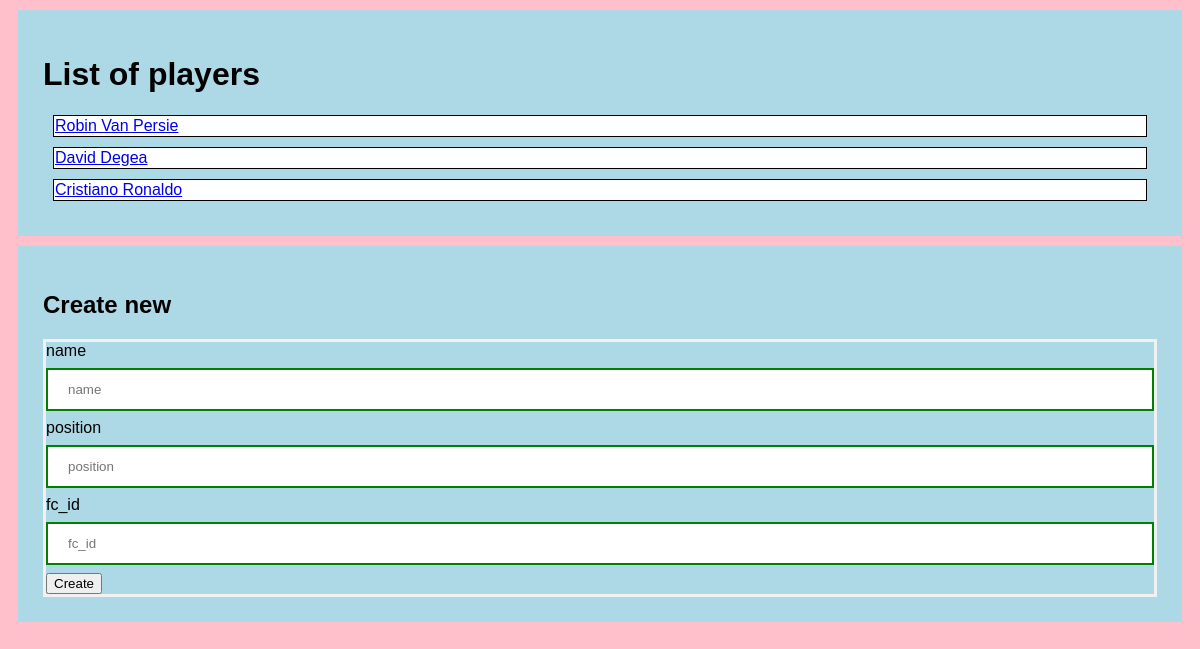
The page /players (signed in) on the database as committed earlier.
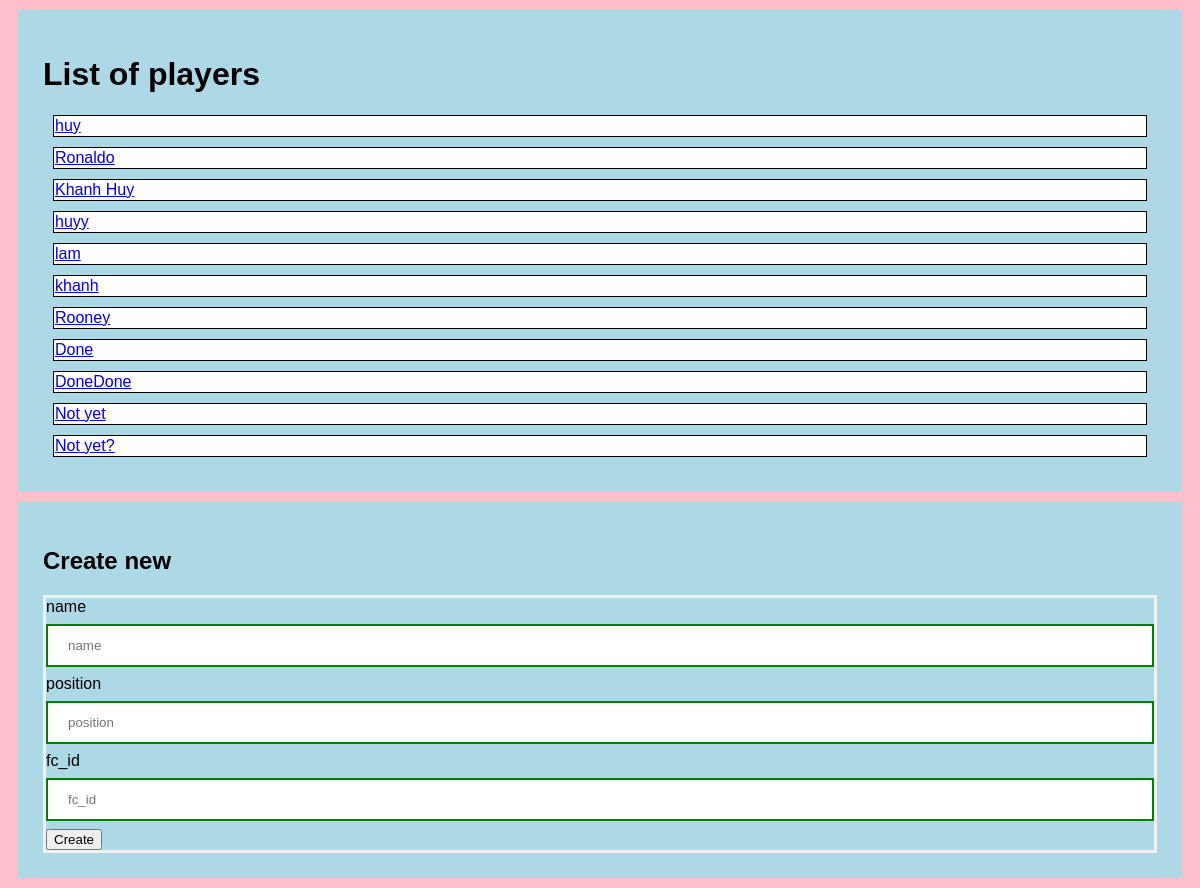
The same page on the database as committed later.
### database/model.py (models this page shows)
class Player(Base):
    __tablename__ = "player"
    id = Column(Integer, primary_key=True)
    name = Column(String)
    position = Column(String)
    fc_id = Column(Integer)

### https/handler/player_bp.py (the view)
@player_bp.route('', methods=['GET', 'POST'])
def entity():
    if current_user.is_authenticated:
        if request.method == "POST":
            if not request.form["name"]:
                return "Missing player name", 400
            if not request.form["position"]:
                return "Missing player position", 400
            if not request.form["fc_id"]:
                return "Missing player fc_id", 400
            json_data = {
                "current_user_id": current_user.id,
                "name": request.form["name"],
                "position": request.form["position"],
                "fc_id": request.form["fc_id"]
            }
            new_player = player_service.create(json_data)
            return render_template("response.html", context=new_player)
        elif request.method == "GET":
            players = player_service.read_all()
            players["entity"] = "players"
            return render_template("entity.html", context=players)
    else:
        return jsonify({"HTTP Response": 204, "content": "U must login"})

### app.py (called while the page is built)
def init_app():
    app = Flask(__name__)
    app.config['SECRET_KEY'] = secret_key
    app.register_blueprint(api_bp, url_perfix="/api/v1")
    app.register_blueprint(ui_bp, url_prefix="")
    login_manager = LoginManager(app)
    login_manager.login_view = 'login'
    login_manager.login_message_category = 'info'
    @login_manager.user_loader
    def load_user(user_id):
        return Auth().loaded_user(user_id)
    app.run()

### database/db_config.py (called while the page is built)
    def __enter__(self):
        engine = create_engine(self.__connection_string)
        session_maker = sessionmaker()
        self.session = session_maker(bind=engine)
        return self

    def __exit__(self, exc_type, exc_val, exc_tb):
        self.session.close()  # pylint: disable=no-member

### entities/player.py (called while the page is built)
    def get_as_json(self):
        return {
                "id": self.id,
                "name": self.name,
                "position": self.position,
                "fc_id": self.fc_id
            }

### repository/player_repository.py (called while the page is built)
    @classmethod
    def select_all(cls) -> List[Player]:
        with DBConnectionHandler() as db_connection:
            try:
                datas = (
                    db_connection.session.query(PlayerModel).all()
                )
                json_datas = {}
                for data in datas:
                    json_datas[str(data.name)]=Player(data.id, data.name, data.position, data.fc_id).get_as_json()
                return json_datas
            except NoResultFound:
                return []
            except Exception as ex:
                db_connection.session.rollback()
                print(ex)
                raise
            finally:
                db_connection.session.close()

### repository/user_repository.py (called while the page is built)
    @classmethod
    def loaded_user(cls, id: int) -> UserModel:
        with DBConnectionHandler() as db_connection:
            try:
                data = None
                if id:
                    with DBConnectionHandler() as db_connection:
                        data = (
                            db_connection.session.query(UserModel)
                            .filter_by(id=id)
                            .one()
                        )
                return data
            except NoResultFound:
                return data
            except Exception as ex:
                db_connection.session.rollback()
                print(ex)
                raise
            finally:
                db_connection.session.close()

### service/auth.py (called while the page is built)
    def loaded_user(self, user_id):
        return self.user_repository.loaded_user(user_id)

### templates/entity.html (shortened to what this page needs)
<!DOCTYPE html>
<html>
    <head>
        <link rel="stylesheet" href="">
    </head>
    <body>
        <div class="container">
        {% if current_user.is_authenticated %}
            <h1>List of {{context["entity"]}} </h1>
            {% for row in context.keys() %}
                {% if row != "entity" %}
                    <div class="attr-container">
                        <a href='/{{context["entity"]}}/{{context[row]["id"]}}'>{{row}}</a>
                    </div>
                {% endif %}
            {% endfor %}
        {% else %}
            <p> You must login </p>
            <a href="/login">Login</a>
        {% endif %}
        </div>
        <div class="container">
            <h2>Create new</h2>
            <form action="/{{context['entity']}}", method="POST">
                {% for row in context[context|first] %}
                    {% if row != "id" %}
                        <label> {{row}} </label>
                        <input type="text" name="{{row}}" placeholder="{{row}}">
                    {% endif %}
                {% endfor %}
                <input type="submit" name="act" value="Create">
            </form>
        </div>
    </body>
</html>

### templates/entity.html (style rules this page uses)
Body { font-family: Calibri, Helvetica, sans-serif; background-color: pink; }
form { border: 3px solid #f1f1f1; }
input[type=text], input[type=password] { width: 100%; margin: 8px 0; padding: 12px 20px; display: inline-block; border: 2px solid green; box-sizing: border-box; }
.container { padding: 25px; background-color: lightblue; margin: 10px; }
.attr-container { padding: 1px; background-color: white; margin: 10px; border: 1px solid black; }

Rows that differ between the two databases and show on the page:
removed Player: name "David Degea"
changed Player: name "Robin Van Persie" → "huy"
changed Player: name "Cristiano Ronaldo" → "Ronaldo"
added Player: name "Khanh Huy"
added Player: name "huyy"
added Player: name "lam"
added Player: name "khanh"
added Player: name "Rooney"
added Player: name "Done"
added Player: name "DoneDone"
added Player: name "Not yet"
added Player: name "Not yet?"
